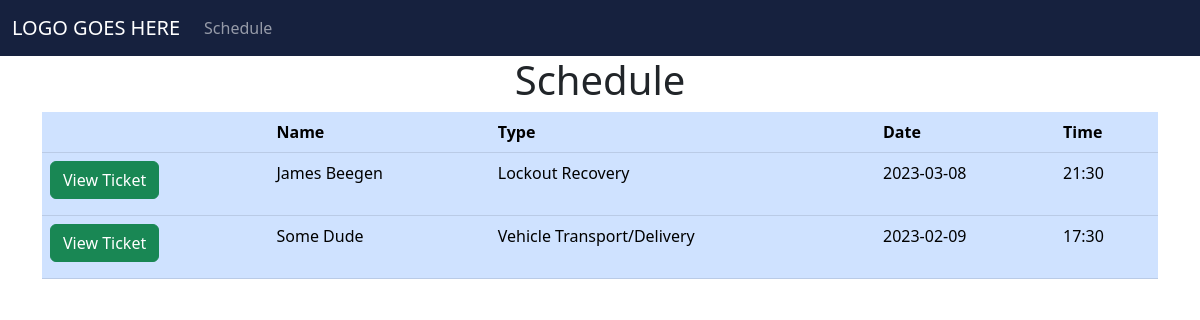
The page /joeazzi on the database as committed earlier.
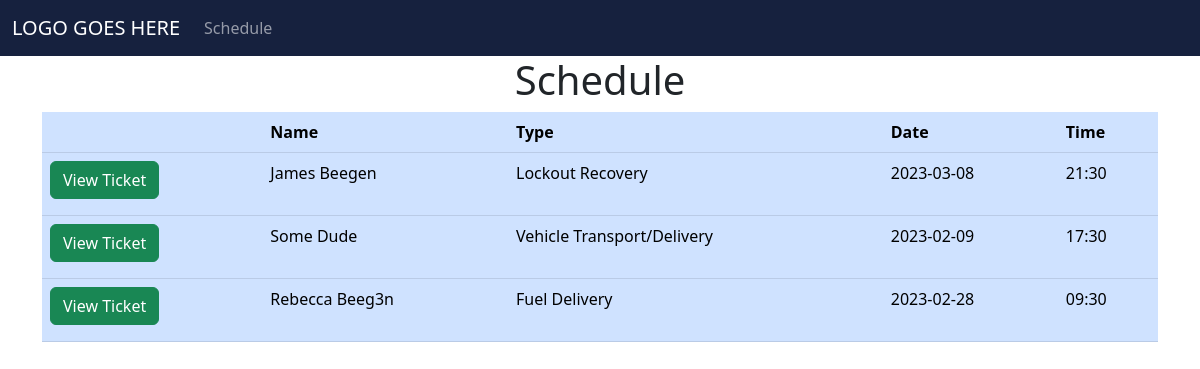
The same page on the database as committed later.
### tables this page shows
CREATE TABLE service(
                service_id INTEGER PRIMARY KEY,
                service_type TEXT NOT NULL,
                date DATE NOT NULL,
                time TEXT NOT NULL,
                completed int NOT NULL,
                balance REAL,
                paid int NOT NULL,
                customer_email INTEGER NOT NULL,
                FOREIGN KEY(customer_email) REFERENCES customer(email)
            );

CREATE TABLE customer(
                email TEXT NOT NULL PRIMARY KEY, 
                first_name TEXT NOT NULL, 
                last_name TEXT NOT NULL,
                phone TEXT NOT NULL
            );

### app.py (the view)
@app.route('/joeazzi')
def admin_view():
    with connect(DB) as conn:
        cur = conn.cursor()
        services = cur.execute("SELECT service_id, service_type, date, time, first_name, last_name FROM service INNER JOIN customer on customer.email=service.customer_email").fetchall()
    return render_template('admin.html', services=services)

### templates/admin.html (shortened to what this page needs)
<!DOCTYPE html>
<html lang="en">
<head>
    <link href="https://cdn.jsdelivr.net/npm/bootstrap@5.3.0-alpha1/dist/css/bootstrap.min.css" rel="stylesheet">
    <link rel="stylesheet" href="css/styles.css">
</head>
<body>
    <nav class="navbar sticky-top navbar-expand-md navbar-dark bg-primary">
        <div class="container-fluid">
            <a class="navbar-brand" href="/#top">LOGO GOES HERE</a>
          <div class="collapse navbar-collapse" id="navbarNavAltMarkup">
                <div class="navbar-nav">
                    <a class="nav-link" href="/joeazzi">Schedule</a>
                </div>
            </div>
        </div>
    </nav>
    <div class="container" id="admin">
        <div class="row justify-content-center">
            <h1 class="text-center">Schedule</h1>
            <div class="table-responsive">
                <table class="table table-primary table-hover">
                    <thead>
                        <tr>
                            <th></th>
                            <th>Name</th>
                            <th>Type</th>
                            <th>Date</th>
                            <th>Time</th>
                        </tr>
                    </thead>
                    <tbody>
                    {% for service in services %}
                        <tr>
                            <td><a class="btn btn-block btn-success mb-2" href="#">View Ticket</a>
                            <td>{{ service[4] }} {{ service[5] }}</td>
                            <td>{{ service[1] }}</td>
                            <td>{{ service[2] }}</td>
                            <td>{{ service[3] }}</td>
                        </tr>
                    {% endfor %}
                    </tbody>
                </table>
            </div>
        </div>
    </div>
</body>
</html>

### static/css/styles.css (style rules this page uses)
body { margin: 0 auto !important; }
.bg-primary { background-color: #16213E !important; }

Rows that differ between the two databases and show on the page:
added service: first_name "Rebecca", last_name "Beeg3n", service_type "Fuel Delivery", date "2023-02-28", time "09:30"
